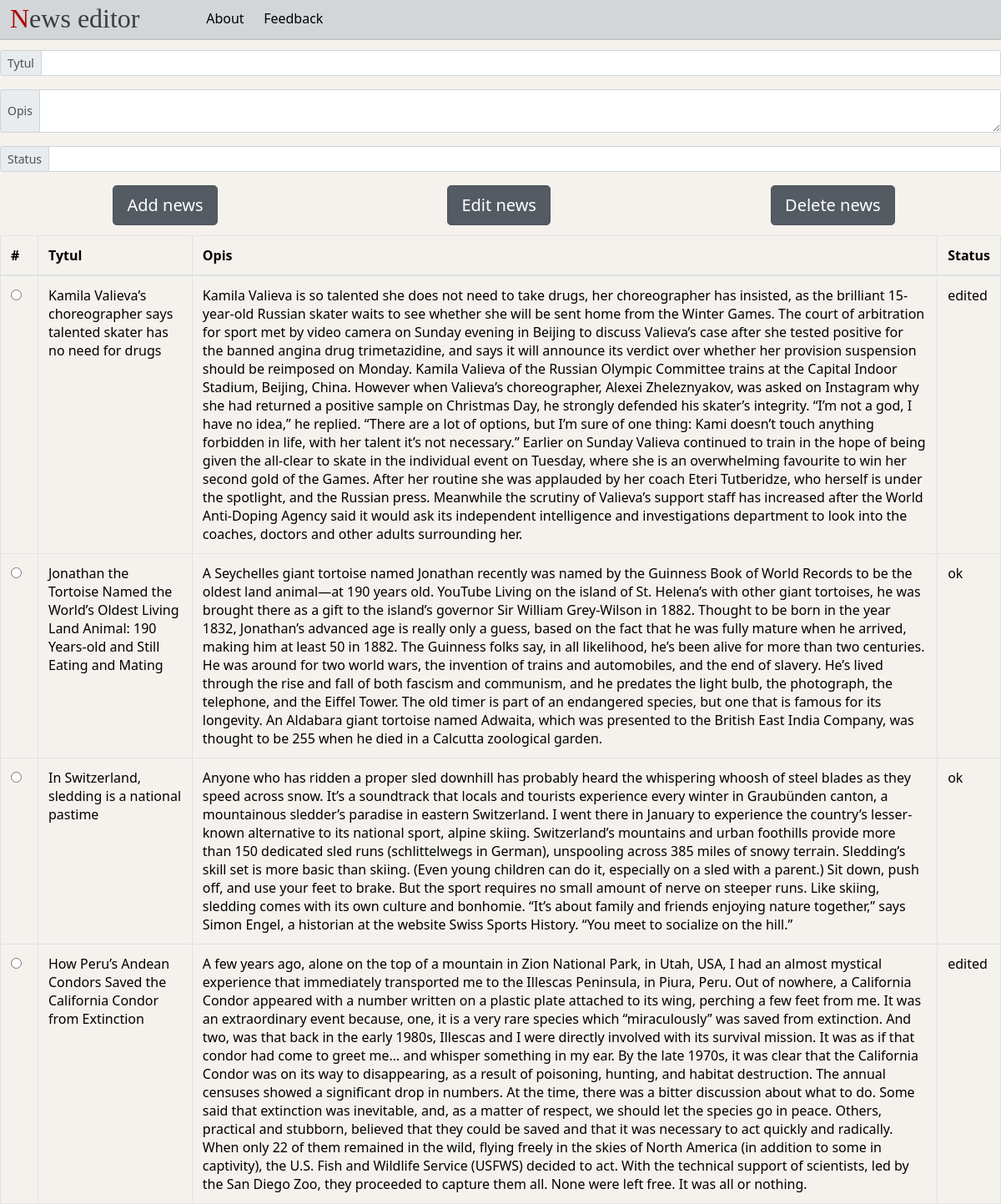
Page /news/index.php on the committed database.
### tables this page shows
CREATE TABLE `news_editor` (
  `id` bigint UNSIGNED NOT NULL,
  `tytul` varchar(255) NOT NULL,
  `opis` text NOT NULL,
  `status` varchar(255) NOT NULL
);

### news/index.php (the view, shortened to what this page needs)
<?php
    include("blocks/header.php");
    include("blocks/menu.php");
    echo '<table class="table table-bordered">
                <thead>
                <tr>
                    <th>#</th>
                    <th>Tytul</th>
                    <th>Opis</th>
                    <th>Status</th>
                </tr>
                </thead>
                <tbody>';
    $link = mysqli_connect('localhost','root','','news');
    if(mysqli_connect_errno()){
        echo 'connection error ('. mysqli_connect_errno() .')'. mysqli_connect_error();
        exit();
    }else{
        $sql = "SELECT * FROM news_editor";
        $result = mysqli_query($link, $sql);
        $name = mysqli_fetch_all($result);
        foreach ($name as &$value) {
            echo '<tr>
            <th scope="row">
                <div class="form-check">
                    <input class="form-check-input" type="radio" name="newsNumber" id="flexRadioDefault1" value="'. $value[0] .'">
                    <label class="form-check-label" for="flexRadioDefault1">
                    </label>
                </div>
            </th>
            <td>'. $value[1] .'</td>
            <td>'. $value[2] .'</td>
            <td>'. $value[3] .'</td>
            </tr>';
        }
    }
    echo '</tbody>
    </table>';
?>

### news/blocks/header.php (shortened to what this page needs)
<!DOCTYPE HTML>
<html>
<head>
    <link rel="stylesheet" href="\css\style.css" >
</head>
<body>
    <header>
        <div id="logo">
            <a href="/">
                <span>N</span>ews editor
            </a>
        </div>
        <div id="menuHead">
            <a href="about.php">
                <div>About</div>
            </a>
            <a href="feedback.php">
                <div>Feedback</div>
            </a>
        </div>
    </header>
</body>
</html>

### news/blocks/menu.php (shortened to what this page needs)
<!DOCTYPE HTML>
<html>
<head>
    <link rel="stylesheet" href="https://maxcdn.bootstrapcdn.com/bootstrap/4.0.0/css/bootstrap.min.css">
    <link rel="stylesheet" href="\css\style.css" >
</head>
<body>
    <div id='menu'>
        <form name="editForm" action="" method="post">
            <div class="input-group input-group-sm mb-3">
                <div class="input-group-prepend">
                    <span class="input-group-text" id="inputGroup-sizing-sm">Tytul</span>
                </div>
                <input type="text" name="tytul" class="form-control" aria-label="Small" aria-describedby="inputGroup-sizing-sm">
            </div>
            <div class="input-group input-group-sm mb-3">
                <div class="input-group-prepend">
                    <span class="input-group-text" id="inputGroup-sizing-sm">Opis</span>
                </div>
                <textarea type="text" name="opis" class="form-control" aria-label="Small" aria-describedby="inputGroup-sizing-sm"></textarea>
            </div>
            <div class="input-group input-group-sm mb-3">
                <div class="input-group-prepend">
                    <span class="input-group-text" id="inputGroup-sizing-sm">Status</span>
                </div>
                <input type="text" name="status" class="form-control" aria-label="Small" aria-describedby="inputGroup-sizing-sm">
            </div>
            <div class='button'>
                <input type="submit" name="button" class="btn btn-secondary btn-lg active" value="Add news">
            </div>
            <div class='button'>
                <input type="submit" name="button" class="btn btn-secondary btn-lg active" value="Edit news">
            </div>
            <div class='button'>
                <input type="submit" name="button" class="btn btn-secondary btn-lg active" value="Delete news">
            </div>
        </form>
    </div>
</body>
</html>

### news/css/style.css (style rules this page uses)
* { margin: 0; padding: 0; outline: none; }
html { height: 100%; }
body { width: 100%; height: 100%; background-color: rgb(245, 242, 238); color: black; font-family: "Segoe UI", Arial, Helvetica, sans-serif; font-size: 1em; line-height: 135%; float: left; }
a { color:rgb(0, 0, 0); text-decoration: none; }
header { width: 100%; float: left; padding: 1%; background-color: rgb(210, 214, 216); border-bottom: 2px solid rgb(197, 197, 197); }
header #logo { width: 20%; float: left; }
header #logo a { color: rgb(61, 61, 61); font-size: 2em; font-family: 'Times New Roman', Times, sans-serif; }
header #logo span { color: rgb(177, 0, 0); }
header #menuHead { width: 40%; float: left; }
header #menuHead div { float: left; margin-right: 5%; color: black; }
#menu { margin-top: 1%; }
.button { margin-bottom: 1%; display: inline-block; width: 33%; text-align: center; }

### rows in the picture
news_editor: tytul "Kamila Valieva’s choreographer says talented skater has no need for drugs", opis "Kamila Valieva is so talented she does not need to take drugs, her choreographer has insisted, as the brilliant 15-year-old Russian skater waits to see whether she will be sent home from the Winter Games. The court of arbitration for sport met by video camera on Sunday evening in Beijing to discuss Valieva’s case after she tested positive for the banned angina drug trimetazidine, and says it will announce its verdict over whether her provision suspension should be reimposed on Monday. Kamila Valieva of the Russian Olympic Committee trains at the Capital Indoor Stadium, Beijing, China. However when Valieva’s choreographer, Alexei Zheleznyakov, was asked on Instagram why she had returned a…", status "edited"
news_editor: tytul "Jonathan the Tortoise Named the World’s Oldest Living Land Animal: 190 Years-old and Still Eating and Mating", opis "A Seychelles giant tortoise named Jonathan recently was named by the Guinness Book of World Records to be the oldest land animal—at 190 years old. YouTube Living on the island of St. Helena’s with other giant tortoises, he was brought there as a gift to the island’s governor Sir William Grey-Wilson in 1882. Thought to be born in the year 1832, Jonathan’s advanced age is really only a guess, based on the fact that he was fully mature when he arrived, making him at least 50 in 1882. The Guinness folks say, in all likelihood, he’s been alive for more than two centuries. He was around for two world wars, the invention of trains and automobiles, and the end of slavery. He’s lived through the…", status "ok"
news_editor: tytul "In Switzerland, sledding is a national pastime", opis "Anyone who has ridden a proper sled downhill has probably heard the whispering whoosh of steel blades as they speed across snow. It’s a soundtrack that locals and tourists experience every winter in Graubünden canton, a mountainous sledder’s paradise in eastern Switzerland. I went there in January to experience the country’s lesser-known alternative to its national sport, alpine skiing. Switzerland’s mountains and urban foothills provide more than 150 dedicated sled runs (schlittelwegs in German), unspooling across 385 miles of snowy terrain. Sledding’s skill set is more basic than skiing. (Even young children can do it, especially on a sled with a parent.) Sit down, push off, and use your…", status "ok"
news_editor: tytul "How Peru’s Andean Condors Saved the California Condor from Extinction", opis "A few years ago, alone on the top of a mountain in Zion National Park, in Utah, USA, I had an almost mystical experience that immediately transported me to the Illescas Peninsula, in Piura, Peru. Out of nowhere, a California Condor appeared with a number written on a plastic plate attached to its wing, perching a few feet from me. It was an extraordinary event because, one, it is a very rare species which “miraculously” was saved from extinction. And two, was that back in the early 1980s, Illescas and I were directly involved with its survival mission. It was as if that condor had come to greet me… and whisper something in my ear. By the late 1970s, it was clear that the California Condor…", status "edited"
